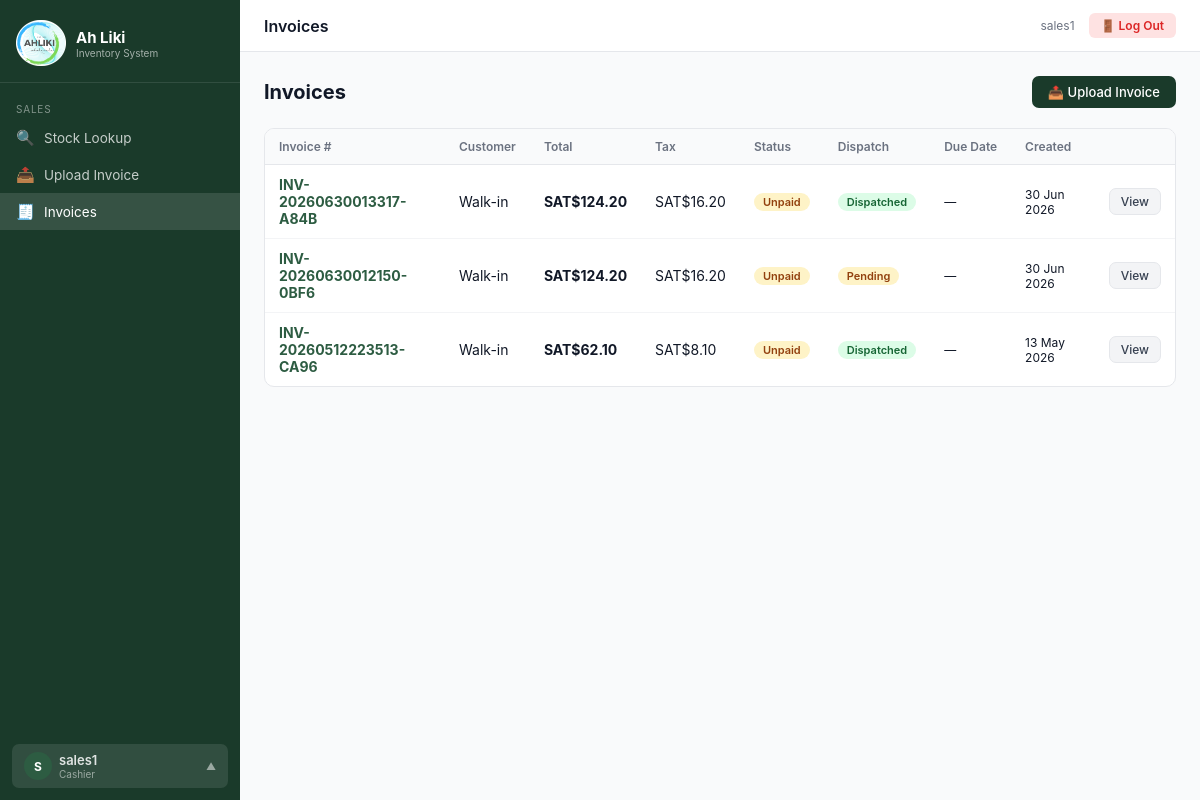
The page /invoices/ (signed in) on the database as committed earlier.
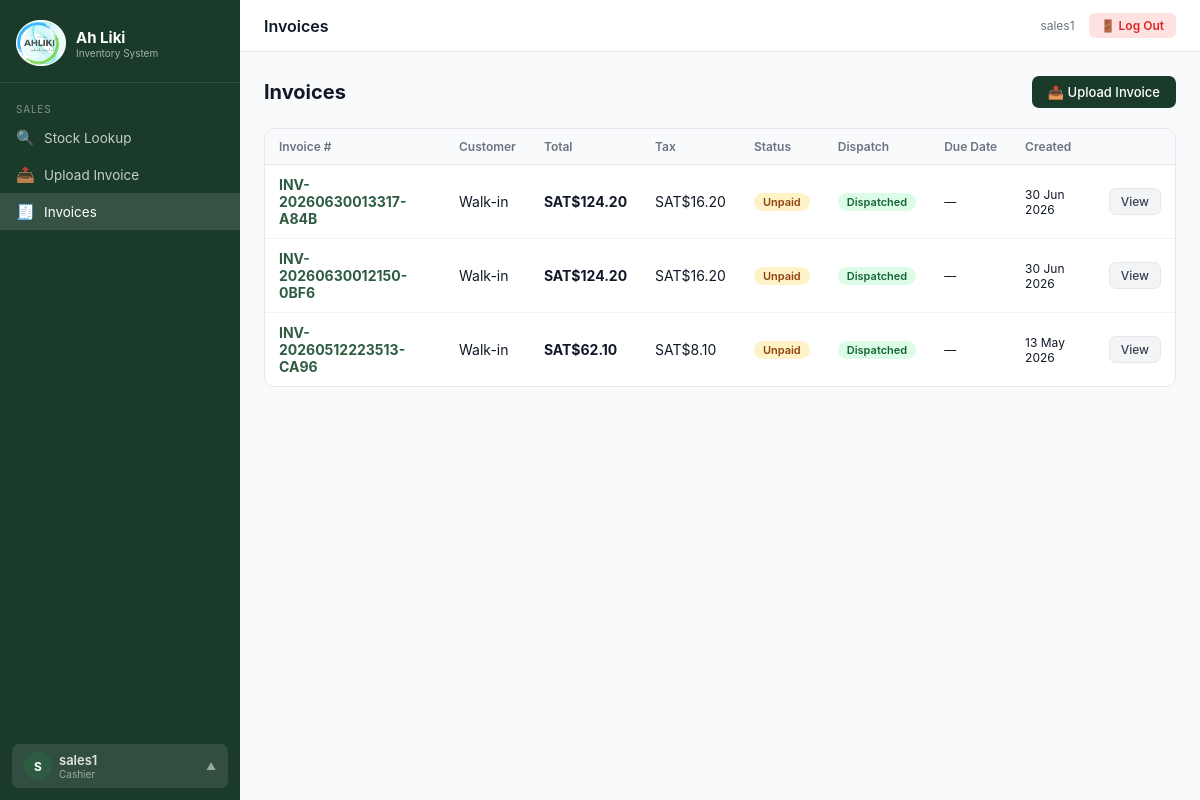
The same page on the database as committed later.
### inventory/models.py (models this page shows, shortened)
class Invoice(models.Model):
    STATUS_CHOICES = [
        ('unpaid', 'Unpaid'),
        ('paid', 'Paid'),
        ('overdue', 'Overdue'),
        ('void', 'Void'),
    ]
    DISPATCH_STATUS_CHOICES = [
        ('pending', 'Pending Dispatch'),
        ('dispatched', 'Dispatched'),
    ]
    invoice_number = models.CharField(max_length=100, unique=True)
    cashier = models.ForeignKey(User, on_delete=models.SET_NULL, null=True, related_name='invoices')
    customer_name = models.CharField(max_length=200, blank=True)
    account_number = models.CharField(max_length=100, blank=True)
    payment_method = models.CharField(max_length=50, default='cash',
        choices=[('cash','Cash'),('credit','Credit Account'),('eftpos','EFTPOS'),('cheque','Cheque')])
    status = models.CharField(max_length=20, choices=STATUS_CHOICES, default='unpaid')
    dispatch_status = models.CharField(max_length=20, choices=DISPATCH_STATUS_CHOICES, default='pending')
    dispatched_by = models.ForeignKey(User, on_delete=models.SET_NULL, null=True, blank=True, related_name='dispatched_invoices')
    dispatched_at = models.DateTimeField(null=True, blank=True)
    truck_plate = models.CharField(max_length=50, blank=True, help_text='Delivery truck plate number')
    created_at = models.DateTimeField(default=timezone.now)
    due_date = models.DateField(null=True, blank=True)
    notes = models.TextField(blank=True)
    total_amount = models.DecimalField(max_digits=12, decimal_places=2, default=0)
    tax_amount = models.DecimalField(max_digits=12, decimal_places=2, default=0)
    invoice_file = models.FileField(upload_to='invoices/', blank=True, null=True)
    salesperson = models.CharField(max_length=100, blank=True)
    payment_terms = models.CharField(max_length=100, blank=True, help_text='e.g. Net 7 days')
    sales_territory = models.CharField(max_length=50, blank=True)

### inventory/views.py (the view)
# urls.py: path('invoices/', views.invoice_list, name='invoice_list'),
@login_required
def invoice_list(request):
    invoices = Invoice.objects.select_related('cashier').order_by('-created_at')
    return render(request, 'pos/invoice_list.html', {'invoices': invoices})

### inventory/context_processors.py (called while the page is built)
def alerts_count(request):
    if request.user.is_authenticated:
        return {'open_alerts_count': StockAlert.objects.filter(is_resolved=False).count()}
    return {'open_alerts_count': 0}

### inventory/templatetags/custom_tags.py (called while the page is built)
@register.filter
def user_role(user):
    if not user.is_authenticated:
        return ''
    try:
        from inventory.models import UserProfile
        profile, _ = UserProfile.objects.get_or_create(user=user)
        return profile.role
    except:
        return ''

### templates/pos/invoice_list.html (shortened to what this page needs)
{% extends 'base.html' %}
{% block topbar_title %}Invoices{% endblock %}
{% block content %}
<div class="page-header">
  <div><h1>Invoices</h1></div>
  <a href="{% url 'invoice_upload' %}" class="btn btn-primary">📤 Upload Invoice</a>
</div>
<div class="card">
  <div class="table-wrap">
    <table>
      <thead><tr><th>Invoice #</th><th>Customer</th><th>Total</th><th>Tax</th><th>Status</th><th>Dispatch</th><th>Due Date</th><th>Created</th><th></th></tr></thead>
      <tbody>
      {% for inv in invoices %}
      <tr>
        <td><a href="{% url 'invoice_detail' inv.pk %}"><strong>{{ inv.invoice_number }}</strong></a></td>
        <td>{{ inv.customer_name|default:"Walk-in" }}</td>
        <td><strong>SAT${{ inv.total_amount }}</strong></td>
        <td>SAT${{ inv.tax_amount }}</td>
        <td>
          {% if inv.status == 'paid' %}<span class="badge badge-green">Paid ✓</span>
          {% elif inv.status == 'unpaid' %}<span class="badge badge-amber">Unpaid</span>
          {% elif inv.status == 'overdue' %}<span class="badge badge-red">Overdue</span>
          {% else %}<span class="badge badge-gray">Void</span>{% endif %}
        </td>
        <td>
          {% if inv.dispatch_status == 'dispatched' %}<span class="badge badge-green">Dispatched</span>
          {% else %}<span class="badge badge-amber">Pending</span>{% endif %}
        </td>
        <td style="font-size:12px">{{ inv.due_date|default:"—" }}</td>
        <td style="font-size:12px">{{ inv.created_at|date:"d M Y" }}</td>
        <td><a href="{% url 'invoice_detail' inv.pk %}" class="btn btn-sm btn-secondary">View</a></td>
      </tr>
      {% empty %}<tr><td colspan="8" style="text-align:center;color:var(--gray-500);padding:24px">No invoices yet.</td></tr>{% endfor %}
      </tbody>
    </table>
  </div>
</div>
{% endblock %}

Rows that differ between the two databases and show on the page:
changed Invoice "INV-20260630012150-0BF6": dispatch_status "Pending" → "Dispatched"
